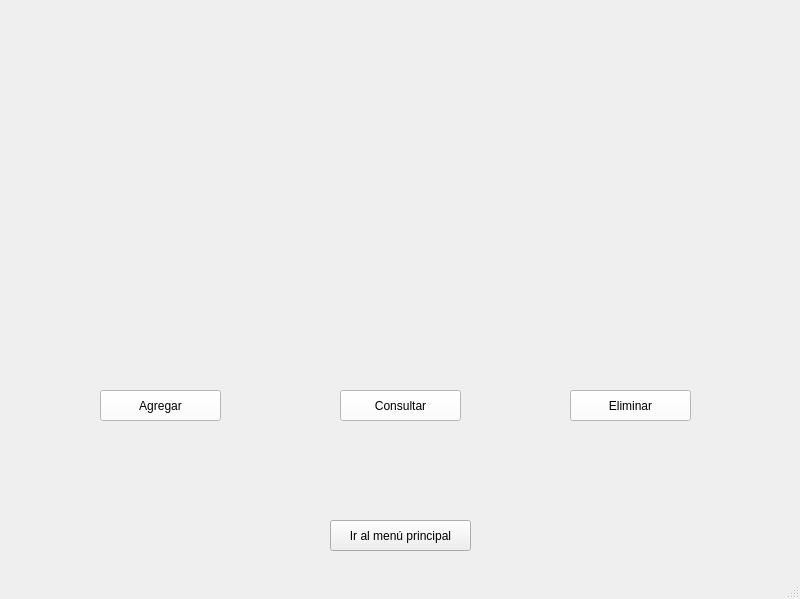
<?xml version="1.0" encoding="UTF-8"?>
<ui version="4.0">
 <class>MenuCitas</class>
 <widget class="QMainWindow" name="MenuCitas">
  <property name="geometry">
   <rect>
    <x>0</x>
    <y>0</y>
    <width>800</width>
    <height>599</height>
   </rect>
  </property>
  <property name="windowTitle">
   <string>MainWindow</string>
  </property>
  <widget class="QWidget" name="centralwidget">
   <widget class="QLabel" name="menuDates">
    <property name="geometry">
     <rect>
      <x>0</x>
      <y>0</y>
      <width>801</width>
      <height>581</height>
     </rect>
    </property>
    <property name="text">
     <string/>
    </property>
    <property name="pixmap">
     <pixmap>MenuCitas.jpeg</pixmap>
    </property>
    <property name="scaledContents">
     <bool>true</bool>
    </property>
   </widget>
   <widget class="QPushButton" name="pushButton_Back">
    <property name="geometry">
     <rect>
      <x>330</x>
      <y>520</y>
      <width>141</width>
      <height>31</height>
     </rect>
    </property>
    <property name="styleSheet">
     <string notr="true">font: 63 11pt &quot;Bahnschrift SemiBold&quot;;
back-groud color: rgb(255, 255, 255);</string>
    </property>
    <property name="text">
     <string>Ir al menú principal</string>
    </property>
   </widget>
   <widget class="QPushButton" name="pushButton_AddProducto">
    <property name="geometry">
     <rect>
      <x>100</x>
      <y>390</y>
      <width>121</width>
      <height>31</height>
     </rect>
    </property>
    <property name="styleSheet">
     <string notr="true">

QPushButton{

	background-color: rgb(255, 255, 255) ;
	
	font: 63 11pt &quot;Bahnschrift SemiBold&quot;;
	
}

QPushButton:hover{

	background-color:  rgb(85, 170, 0);
	font: 63 11pt &quot;Bahnschrift SemiBold&quot;;
	
}</string>
    </property>
    <property name="text">
     <string>Agregar</string>
    </property>
   </widget>
   <widget class="QPushButton" name="pushButton_consultProdcto">
    <property name="geometry">
     <rect>
      <x>340</x>
      <y>390</y>
      <width>121</width>
      <height>31</height>
     </rect>
    </property>
    <property name="styleSheet">
     <string notr="true">QPushButton{

	background-color: rgb(255, 255, 255) ;
	
	font: 63 11pt &quot;Bahnschrift SemiBold&quot;;
	
}

QPushButton:hover{

	background-color: rgb(255, 170, 0);
	font: 63 11pt &quot;Bahnschrift SemiBold&quot;;
	
}</string>
    </property>
    <property name="text">
     <string>Consultar</string>
    </property>
   </widget>
   <widget class="QPushButton" name="pushButton_DeleteProducto">
    <property name="geometry">
     <rect>
      <x>570</x>
      <y>390</y>
      <width>121</width>
      <height>31</height>
     </rect>
    </property>
    <property name="styleSheet">
     <string notr="true">QPushButton{

	background-color: rgb(255, 255, 255) ;
	
	font: 63 11pt &quot;Bahnschrift SemiBold&quot;;
	
}

QPushButton:hover{

	background-color:  rgb(255, 0, 0);
	font: 63 11pt &quot;Bahnschrift SemiBold&quot;;
	
}</string>
    </property>
    <property name="text">
     <string>Eliminar</string>
    </property>
   </widget>
  </widget>
  <widget class="QMenuBar" name="menubar">
   <property name="geometry">
    <rect>
     <x>0</x>
     <y>0</y>
     <width>800</width>
     <height>21</height>
    </rect>
   </property>
  </widget>
  <widget class="QStatusBar" name="statusbar"/>
 </widget>
 <resources/>
 <connections/>
</ui>
